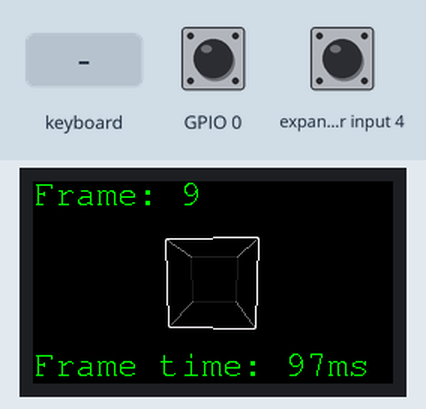
Recording of a sketch running on a simulated ESP32-S3. On the bench: 240×135 colour display. The inputs (shaded band) are chosen by the test bench; at power-on: GPIO 0 HIGH, expander input 4 HIGH.

Above: at 1.3 s.
1.4 s: GPIO 0 pulled LOW for 0.15 s
At 1.51 s:
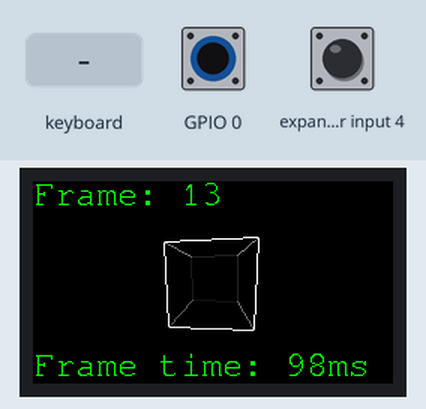
2.1 s: expander input 4 pulled LOW for 0.15 s
At 2.29 s:
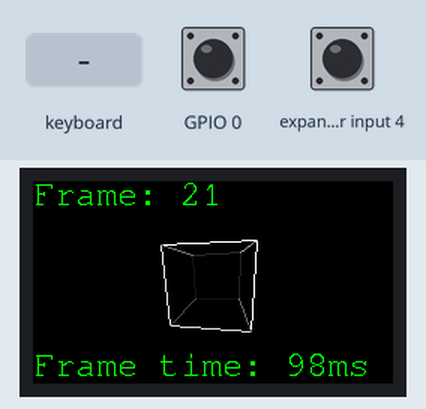
2.8 s: GPIO 0 pulled LOW for 1 s
4.4 s: expander input 4 pulled LOW for 1 s
At 5.01 s:
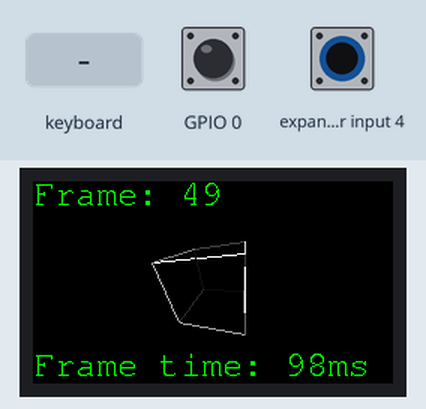
14.5 s: GPIO 0 pulled LOW for 0.15 s
15.2 s: keyboard key "1" received
At 17.09 s:
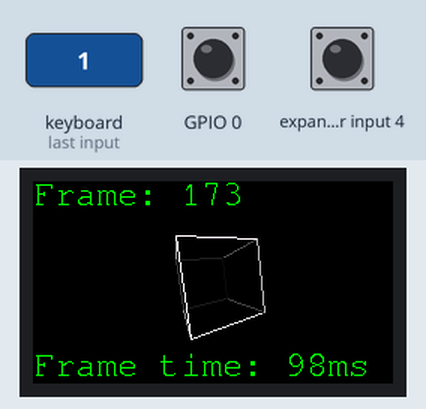
Timing chart, 0 to 18.6 s (numbered marks = the images above; inputs shaded):
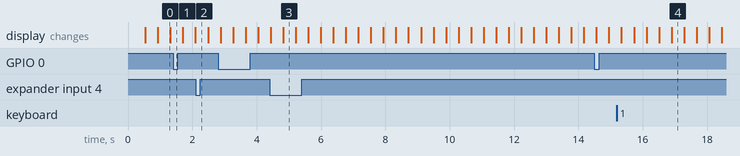

The sketch:

cardputer_3D_cube.ino
```cpp
/*
* 3D rotating cube with basic depth shading
* and frame counter + frame timing
*/

#include <M5Cardputer.h>
#include <M5GFX.h>

LGFX_Sprite sprite(&M5Cardputer.Display);

//frame counter and timing
int frame = 1;
uint32_t lastFrameTime = 0;
uint32_t frameMs = 0;

//cube setup
struct Vec3 {
  float x, y, z;
};

Vec3 vertices[8] = {
  {-1, -1, -1},
  { 1, -1, -1},
  { 1,  1, -1},
  {-1,  1, -1},
  {-1, -1,  1},
  { 1, -1,  1},
  { 1,  1,  1},
  {-1,  1,  1}
};

//rotation functions
Vec3 rotateX(Vec3 v, float angle) {
  float s = sin(angle);
  float c = cos(angle);
  return {
    v.x,
    v.y * c - v.z * s,
    v.y * s + v.z * c
  };
}

Vec3 rotateY(Vec3 v, float angle) {
  float s = sin(angle);
  float c = cos(angle);
  return {
    v.x * c + v.z * s,
    v.y,
    -v.x * s + v.z * c
  };
}

int edges[12][2] = {
  {0,1},{1,2},{2,3},{3,0},
  {4,5},{5,6},{6,7},{7,4},
  {0,4},{1,5},{2,6},{3,7}
};


// 3D > 2D projection:
void project(Vec3 v, int &x, int &y) {
  float distance = 3.0;
  float scale = 60.0;

  float z = v.z + distance;
  x = (v.x / z) * scale + 120; // center X
  y = (v.y / z) * scale + 67;  // center Y
}

//colour/shading
uint16_t depthColor(float z) {
  float nearZ = 5.0;  // adjusted (cube max ~ 3 + 1) //plus another 1 to reach full brightness at the front?
  float farZ  = 2.0;  // adjusted minimum //lower values make the far side very dark/dissapear

  float t = 1.0f - (z - farZ) / (nearZ - farZ);
  //t = 1.0f - t; //invert depth if you want (makes far side bright, near side dark)

  if (t < 0) t = 0;
  if (t > 1) t = 1;

  // optional contrast shaping
  t = t * t;

  uint8_t v = (uint8_t)(t * 255);
  return M5Cardputer.Display.color565(v, v, v);
}

//depth extraction
float depthValue(const Vec3& v) {
  float distance = 3.0;
  return v.z + distance;
}

float angle = 0;

void setup() {
  auto cfg = M5.config();
  M5Cardputer.begin(cfg);

  // Create a sprite buffer (width 240, height 135 for Cardputer)
  sprite.createSprite(240, 135);

  //display and text setup
  //M5Cardputer.Display.setRotation(1);
  sprite.setTextColor(GREEN);
  sprite.setTextSize(1);
  sprite.setFont(&fonts::FreeMono12pt7b);
}

void loop() {
  M5Cardputer.update();
  //M5Cardputer.Display.clear(); //causes flicker when called in a loop
  //M5Cardputer.Display.fillScreen(BLACK); //also caused flicker. using sprites instead.

  //measure frame time
  uint32_t now = millis();
  frameMs = now - lastFrameTime;
  lastFrameTime = now;

  sprite.fillScreen(TFT_BLACK); //clear the sprite rather than the display

  Vec3 transformed[8];
  int projected[8][2];

  // Rotate and project vertices
  for (int i = 0; i < 8; i++) {
    Vec3 v = vertices[i];

    v = rotateX(v, angle);
    v = rotateY(v, angle * 0.7);

    transformed[i] = v;
    project(v, projected[i][0], projected[i][1]);
  }

  // Draw edges
  for (int i = 0; i < 12; i++) {
  int a = edges[i][0];
  int b = edges[i][1];

  int x1 = projected[a][0];
  int y1 = projected[a][1];
  int x2 = projected[b][0];
  int y2 = projected[b][1];

  float zAvg = (depthValue(transformed[a]) + depthValue(transformed[b])) * 0.5f;

  uint16_t col = depthColor(zAvg);

  sprite.drawLine(x1, y1, x2, y2, col);
  }

  angle += 0.01; //increment the angle for the next frame

  //frame counter
  frame++;
  char buf1[32];
  snprintf(buf1, sizeof(buf1), "Frame: %d", frame);
  sprite.drawString(buf1, 0, 0);

  //frame time
  char buf2[32];
  snprintf(buf2, sizeof(buf2), "Frame time: %ums", frameMs);
  sprite.drawString(buf2, 0, 114);

  //delay(2); //add some delay to limit framerate (already runs close to 60fps so no need)

  //push the entire sprite to the display
  sprite.pushSprite(0, 0);
}
```
